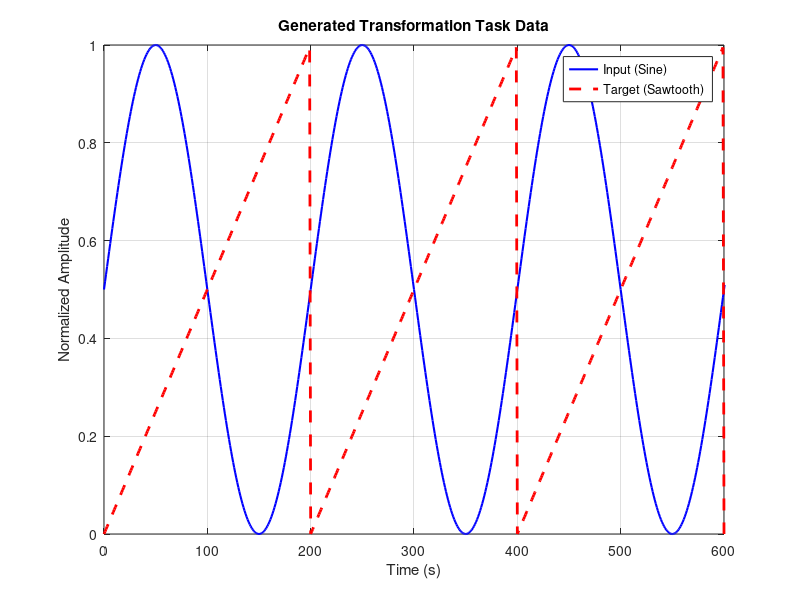

Write MATLAB code to recreate this figure.
%% createSAWseries.m
% This script generates and saves the input/target data for the
% sine-to-sawtooth wave nonlinear transformation task.

function createSAWseries(nSamples, num_periods, fileName)
    % Set default arguments if none are provided
    if nargin < 1, nSamples = 5000; end
    if nargin < 2, num_periods = 25; end
    if nargin < 3, fileName = 'SAWseries_len5000_p25.mat'; end

    fprintf('Generating sine-to-sawtooth transformation task data...\n');

    % --- 1. Set up parameters ---
    T_symbol = 1.0; % Symbol duration in seconds
    t = (0:nSamples-1)' * T_symbol; % Time vector

    total_duration = nSamples * T_symbol;
    freq = num_periods / total_duration;

    % --- 2. Generate the signals ---
    % Generate a sine wave for input
    input_sine_series = sin(2 * pi * freq * t);

    % Generate a sawtooth wave for the target using MATLAB's sawtooth() function.
    % The second argument '1' creates a full rising ramp, which is a standard sawtooth.
    target_sawtooth_series = sawtooth(2 * pi * freq * t, 1);

    % --- 3. Normalize to [0,1] ---
    input_sine_series = (input_sine_series + 1) / 2;
    target_sawtooth_series = (target_sawtooth_series + 1) / 2;
    
    % --- 4. Save the result ---
    save(fileName, 'input_sine_series', 'target_sawtooth_series', 't', 'nSamples', 'T_symbol');
    fprintf('✅ Created sine/sawtooth series with length=%d, saved to "%s".\n', nSamples, fileName);
    
    % --- 5. Verification Plot ---
    figure;
    plot(t, input_sine_series, 'b-', 'LineWidth', 1.5);
    hold on;
    plot(t, target_sawtooth_series, 'r--', 'LineWidth', 2);
    hold off;
    title('Generated Transformation Task Data');
    xlabel('Time (s)');
    ylabel('Normalized Amplitude');
    legend('Input (Sine)', 'Target (Sawtooth)');
    grid on;
    xlim([0, (3/freq)]); % Show the first 3 periods for clarity
end
